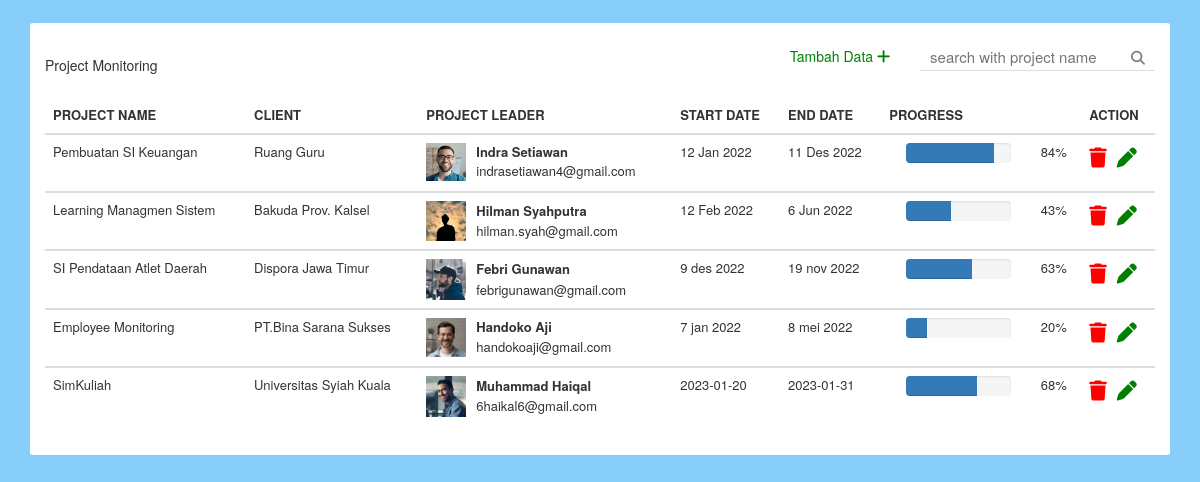
The page / on the database its author committed.
### tables this page shows
CREATE TABLE `project` (
  `id` int(11) NOT NULL,
  `project_name` varchar(100) NOT NULL,
  `clien` varchar(100) NOT NULL,
  `img_leader` varchar(100) NOT NULL,
  `leader_name` varchar(100) NOT NULL,
  `leader_email` varchar(100) NOT NULL,
  `start_date` varchar(100) NOT NULL,
  `end_date` varchar(100) NOT NULL,
  `progres` int(4) NOT NULL
);

### index.php (the view, shortened to what this page needs)
<?php
include "action/connect.php";
?>
<!DOCTYPE html>
<html>
<head>
	<link rel="stylesheet" type="text/css" href="assets/css/bootstrap.css">
	<link rel="stylesheet" type="text/css" href="css/style.css">
	<link rel="stylesheet" type="text/css" href="assets/fontawesome/css/all.min.css"/>
</head>
<body>
	<div class="container">
		<div class="back">
			<h5>Project Monitoring</h5>
            <form action="index.php" method="get">
				<input type="text" name="cari" <?php
				if(isset($_GET['cari'])){
						$cari = $_GET['cari'];
						?> value="<?= $cari ?>"<?php
						} else {
				 ?>placeholder="search with project name <?php } ?>">
				<button><span class="fa fa-search"></span></button>
            </form>
            <div class="add">
				<a href="page/insert.php">Tambah Data <i class="fa-sharp fa-solid fa-plus"></i></a>
			</div>
			<table class="table table-borderless">
				<thead>
					<tr class="bg-light">
						<th>PROJECT NAME</th>
						<th>CLIENT</th>
						<th>PROJECT LEADER</th>
						<th>START DATE</th>
						<th>END DATE</th>
						<th class="prog">PROGRESS</th>
						<th>ACTION</th>
					</tr>
				</thead>
				<?php
					if(isset($_GET['cari'])){
						$cari = $_GET['cari'];
						$project = mysqli_query($connect, "SELECT * from project where project_name like '%".$cari."%'");
					} else {
					$project = mysqli_query($connect, "SELECT * FROM project");
				}
					foreach($project as $row){
				 ?>
				<tbody>
					<tr>
						<td class="align-middle"><?= $row['project_name']; ?></td>
						<td class="align-middle"><?= $row['clien']; ?></td>
						<td>
							<table>
								<tr>
									<td rowspan="2" width="50px"><img src="img/<?= $row['img_leader']; ?>" class="rounded-circle" width="40px"></td>
									<td><b><?= $row['leader_name']; ?></b></td>
								</tr>
								<tr>
									<td><?= $row['leader_email']; ?></td>
								</tr>
							</table>
						</td>
						<td class="align-middle"><?= $row['start_date']; ?></td>
						<td class="align-middle"><?= $row['end_date']; ?></td>
						<td class="align-middle" style="padding-right: 20px;">
							 <div class="row">
                  <div class="col-md-8 col-md-offset-1 col-sm-8 col-sm-offset-1 col-xs-8 col-xs-offset-1">
                    <div class="progress">
                        <div class="progress-bar  active" role="progressbar" aria-valuenow="  45"     aria-valuemin="0" aria-valuemax="100" style="width: <?= $row['progres']; ?>%">
                        </div>
                    </div>
                  </div>
                  <div class="col-md-1 col-sm-1 col-xs-1 text-left"><?= $row['progres']; ?>%</div>
                </div>
						</td>
						<td class="align-middle">
							<div class="trash">
							<a href="action/delete.php?id=<?= $row['id']; ?>" onclick="return confirm('Hapus data project <?= $row['project_name']; ?>?')"><i class="fa-solid fa-trash"></i></a>
							</div>
							<div class="update">
								<a href="page/update.php?id=<?= $row['id']; ?>"><i class="fa-solid fa-pen"></i></a>
							</div>
						</td>
					</tr>
				</tbody>
				<?php } ?>
			</table>
		</div>
	</div>
</body>
</html>

### css/style.css (style rules this page uses)
body { background-color: #87cefa; }
.table { font-size: 13px; background-color: white; }
.back { margin-top: 2%; background-color: white; border-radius: 3px; padding: 10px 15px; }
.back h5 { padding: 15px 0px; float: left; }
.back form { float: right; margin: 10px 0px; border-bottom: 1px solid #ddd; }
.back input { font-size: 15px; padding:3px 10px; border: 0px; }
.back button span { color: gray; }
.back button { background-color: white; border: 0px; padding-right: 10px; }
.add { float: right; margin: 13px 30px 12px 0px; color: green; }
.add i { font-size: 15px; }
.add a { text-decoration: none; color: green; transition: 0.2s; }
.trash a { text-decoration: none; color: red; font-size: 20px; float: left; padding-right:10px; transition: 0.2s; }
.update a { text-decoration: none; color: green; font-size: 20px; transition: 0.2s; }
.prog { width: 200px; }

### rows shown on the page
project: project_name "Pembuatan SI Keuangan", clien "Ruang Guru", img_leader (picture), leader_name "Indra Setiawan", leader_email "indrasetiawan4@gmail.com", start_date "12 Jan 2022", end_date "11 Des 2022", progres "84"
project: project_name "Learning Managmen Sistem", clien "Bakuda Prov. Kalsel", img_leader (picture), leader_name "Hilman Syahputra", leader_email "hilman.syah@gmail.com", start_date "12 Feb 2022", end_date "6 Jun 2022", progres "43"
project: project_name "SI Pendataan Atlet Daerah", clien "Dispora Jawa Timur", img_leader (picture), leader_name "Febri Gunawan", leader_email "febrigunawan@gmail.com", start_date "9 des 2022", end_date "19 nov 2022", progres "63"
project: project_name "Employee Monitoring", clien "PT.Bina Sarana Sukses", img_leader (picture), leader_name "Handoko Aji", leader_email "handokoaji@gmail.com", start_date "7 jan 2022", end_date "8 mei 2022", progres "20"
project: project_name "SimKuliah", clien "Universitas Syiah Kuala", img_leader (picture), leader_name "Muhammad Haiqal", leader_email "6haikal6@gmail.com", start_date "2023-01-20", end_date "2023-01-31", progres "68"
